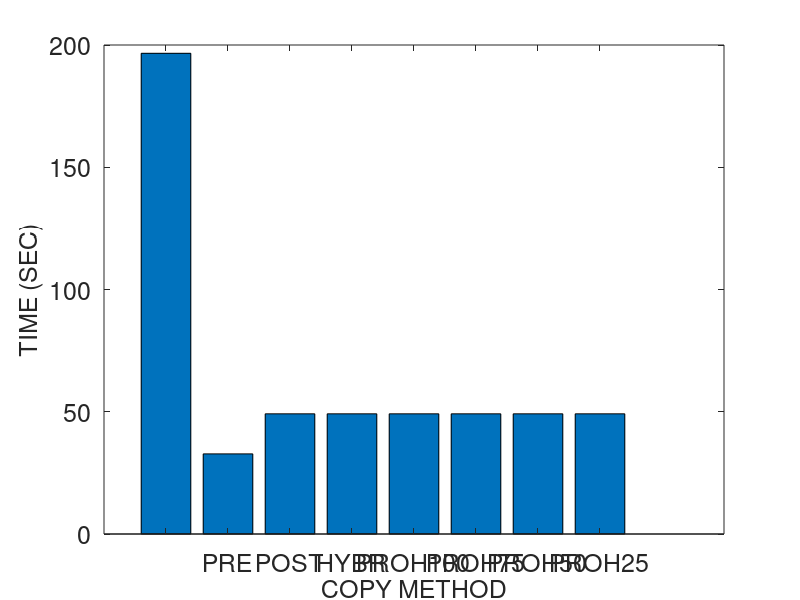
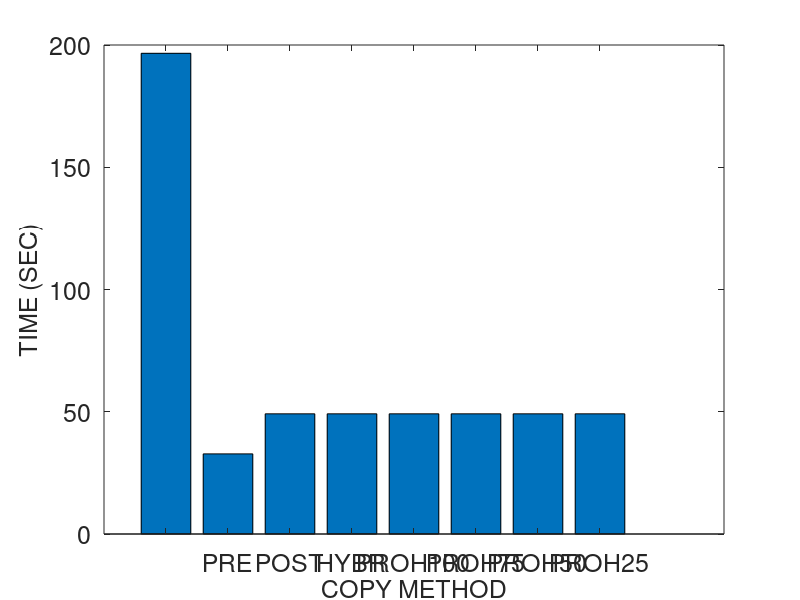
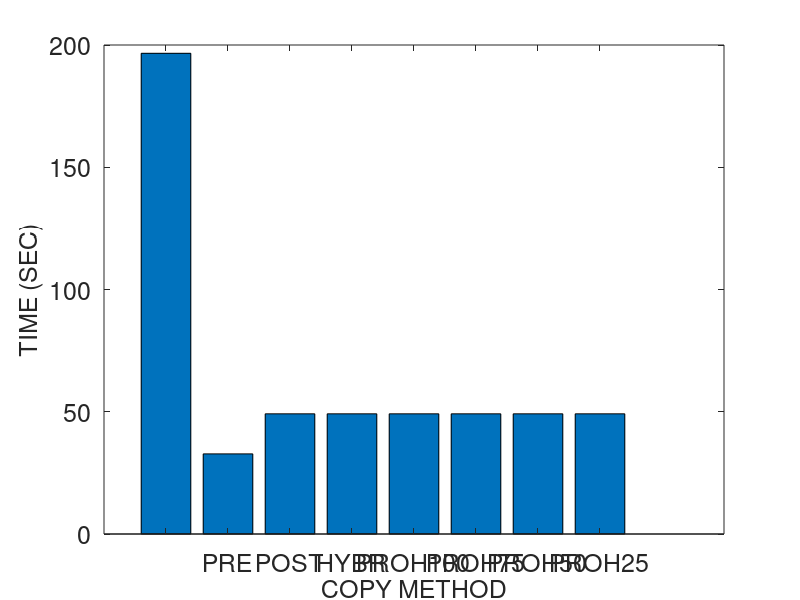
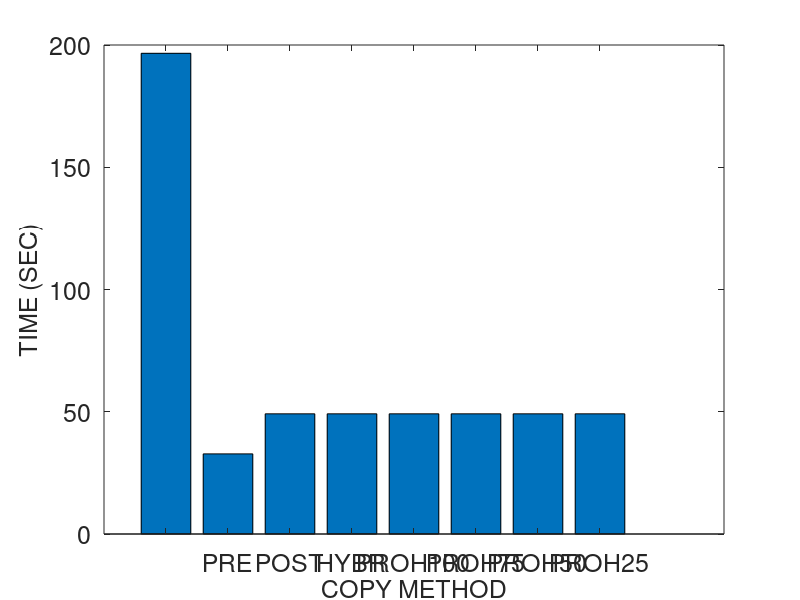

Source code (MATLAB) for these figures, in order:
% basic hybrid copy migration
% memory size in MB
r = 4096
r *= 1024 % convert to KB

% page dirty rate in percent (%): against to total memory pages
readrate = 50
prefix = strcat ("M4G_R", num2str(readrate))
readrate /= 100

dirtyrate = 50 
prefix = strcat (prefix, "_W", num2str(dirtyrate))
dirtyrate /= 100

% prediction accuracy 0 through 1
acc = 1

pagesize = 4 % in KB
numpages = r / pagesize

% delta compression rate
comp = 0.5 

% amount of CPU and device states in KB 
scinfo = 100

% working set size in number of pages
wss = numpages * 0.25

% 0: zero, 1: read, 2: dirtied, 3: inactive data
mem = zeros(1, numpages);

run = 1

%prefix = strcat (prefix, "_acc", num2str(acc), "_r", num2str(run))

% bandwidth in gbps
b = 1000 
b = b * 1024/8 % convert to KB

fontsize = 18
%fontsize = 20

totaltime = 0;
downtime = 0;
totaldata = 0;

A = zeros(8, 3);

%%%%%%%%%%%%%%%%%%%%%%%%%%%%%%
% precopy migration
%%%%%%%%%%%%%%%%%%%%%%%%%%%%%%
fprintf('\n')
disp('==================== Precopy migration ====================')
% iterations
present = numpages * pagesize
iter = 0
while present > 50 && iter < 29 && totaldata < 4*r
	pretime = present / b
	totaltime += pretime
	totaldata += present
	present = numpages * pagesize * dirtyrate 
	%dirts = wss * dirtyrate
	iter += 1
end

% stop-and-copy phase
% stop conditions: 29 iterations, 50 pages, 4 memory size sent
scsent = scinfo + present * pagesize
downtime = scsent / b
totaltime += downtime
totaldata += scsent

% network fault rate
NFR = 0

A (1, 1) = totaltime;
A (1, 2) = downtime;
A (1, 3) = totaldata;

%%%%%%%%%%%%%%%%%%%%%%%%%%%%%%
% postcopy migration
%%%%%%%%%%%%%%%%%%%%%%%%%%%%%%
fprintf('\n')
disp('===================== Postcopy migration ======================')
totaltime = 0;
downtime = 0;
totaldata = 0;

% stop-and-copy phase
scsent = scinfo
downtime = scsent / b
totaltime += downtime
totaldata += scsent

% prepaging (bubbling) and on-demand paging
postsent = r
posttime = postsent/b
totaltime += posttime
totaldata += postsent
% network fault rate
NFR = 0.2

A (2, 1) = totaltime;
A (2, 2) = downtime;
A (2, 3) = totaldata;

%%%%%%%%%%%%%%%%%%%%%%%%%%%%%%
% hybrid copy migration
%%%%%%%%%%%%%%%%%%%%%%%%%%%%%%
fprintf('\n')
disp('==================== Hybrid copy migration ====================')
totaltime = 0;
downtime = 0;
totaldata = 0;

% precopy phase: single iteration
present = r
pretime = present / b
totaltime += pretime
totaldata += present

% stop-and-copy phase
bitmapsize = 500 % KB
scsent = scinfo + bitmapsize
downtime = scsent / b
totaltime += downtime
totaldata += scsent

% postcopy phase: prepaging (bubbling) and on-demand paging
%dirts = wss * dirtyrate
dirts = numpages * dirtyrate
postsent = dirts * pagesize
posttime = postsent/b
totaltime += posttime
totaldata += postsent
% network fault rate
NFR = 0.2

A (3, 1) = totaltime;
A (3, 2) = downtime;
A (3, 3) = totaldata;

%%%%%%%%%%%%%%%%%%%%%%%%%%%%%%
% proactive hybrid copy migration
%%%%%%%%%%%%%%%%%%%%%%%%%%%%%%
%disp(char(10))
fprintf('\n')
disp('=============== Proactive hybrid copy migration ================')

function f = prohybrid(acc)
	global wss numpages readrate dirtyrate pagesize b scinfo
	global totaltime downtime totaldata

	totaltime = 0;
	downtime = 0;
	totaldata = 0;

% precopy phase
% LRU, PFR

% scan the dirtied pages
% for dirtied pages
% 	mark dirtied (1)
% 	mem(random (1, wss * 0.1))	
%randperm(int64(wss * 0.1));
% for read pages
% 	mark read (2)
% 	mem (random (wss * 0.1, wss * 0.2))

% for pages
% 	predict read/write

% send the pages most likely to be read and least likely to be dirtied
% do not send the pages most likely to be dirtied
% construct queue with the order of p1/p2
%reads = numpages * 0.4 
% total read rate = wss * read_rate = 0.25 * 0.16 = 0.04 (4%)
%read_rate = 0.16
%read_rate = 0.04 % 4% of total memory
% total write rate = wss * write_rate = 0.25 * 0.16 = 0.04 (4%)
%write_rate = 0.16
%write_rate = 0.04 % 4% of total memory
% simple case: readonly pages (RO) - zero dirtied pages 
%RO = 0.3
	pred_pages = numpages * readrate * acc

% LRU
% for LRU queue
% 	mark sent
%	insert the pages into cache and perform delta compression

	present = pred_pages * pagesize
	pretime = present/b
	totaltime += pretime
	totaldata += present

	% stop-and-copy phase
	% send the CPU and device states
	bitmapsize = 500 % KB
	scsent = scinfo + bitmapsize
	downtime = scsent/b
	totaltime += downtime
	totaldata += scsent

	% postcopy phase
	postsent = (numpages - pred_pages) * pagesize

	% exclude the predicted dirtied pages 
	pred_dirts = numpages * dirtyrate * acc
	postsent = (numpages - pred_pages - pred_dirts) * pagesize
	posttime = postsent/b
	totaltime += posttime
	totaldata += postsent
end

% network fault rate
NFR = 0.2

A (4, 1) = totaltime;
A (4, 2) = downtime;
A (4, 3) = totaldata;

acc = 0.75
prohybrid(acc);
A (5, 1) = totaltime;
A (5, 2) = downtime;
A (5, 3) = totaldata;

acc = 0.5
prohybrid(acc);
A (6, 1) = totaltime;
A (6, 2) = downtime;
A (6, 3) = totaldata;

acc = 0.25
prohybrid(acc);
A (7, 1) = totaltime;
A (7, 2) = downtime;
A (7, 3) = totaldata;

acc = 0
prohybrid(acc);
A (8, 1) = totaltime;
A (8, 2) = downtime;
A (8, 3) = totaldata;

%%%%%%%%%%%%%%%%%%%%%%%%%%%%%%%%%%%%%%%%%%%%%%%%%%%%%%%
%                     plotting
% precopy
% postcopy
% hybrid
% pro-hybrid
%%%%%%%%%%%%%%%%%%%%%%%%%%%%%%%%%%%%%%%%%%%%%%%%%%%%%%%

%prefix = "M4G_R14W14_acc100_r1"
%prefix = strcat ("M4G_R", readrate, "W", dirtyrate, "acc", acc, "r", run)
%prefix = strcat (prefix, "W")
%prefix = strcat (prefix, dirtyrate)

dlmwrite (prefix, A, ' ')

%%%%%%%%%%%%%%%%%%%% total time %%%%%%%%%%%%%%%%%%%%%%
figure;
output = strcat(prefix, ".tt");
%output = prefix
x = ['PRECOPY', 'POSTCOPY', 'HYBRID', 'PRO-HYBRID'];
x = {'', 'PRE', 'POST', 'HYBR', 'PROH100', 'PROH75', 'PROH50', 'PROH25', 'PROH0'};
%x = 1:1:length(A);
%plot(x, A(:,2)/1000000, x, A(:,3)/1000000, '-.*');
%plot(A(:,2));

%xtics = 1:4:16
%bar(xtics, A(:,1))
bar(A(:,1))
set(gca, 'XTickLabel', x, 'FontSize', fontsize)
xlabel('COPY METHOD', 'FontSize', fontsize);
ylabel('TIME (SEC)', 'FontSize', fontsize);
%legend('PRECOPY', 'POSTCOPY', 'HYBRID', 'PRO-HYBRID');
%bar(x, A(:,1))

saveas (1, strcat(output, ".png"));
saveas (1, strcat(output, ".eps"));
saveas (1, strcat(output, ".emf"));

%%%%%%%%%%%%%%%%%%%% downtime %%%%%%%%%%%%%%%%%%%%%%
figure;
output = strcat(prefix, ".dt");

bar(A(:,2))
set(gca, 'XTickLabel', x, 'FontSize', fontsize)
xlabel('COPY METHOD', 'FontSize', fontsize);
ylabel('TIME (SEC)', 'FontSize', fontsize);

saveas (1, strcat(output, ".png"));
saveas (1, strcat(output, ".eps"));
saveas (1, strcat(output, ".emf"));

%%%%%%%%%%%%%%%%%%%% total data %%%%%%%%%%%%%%%%%%%%%%
figure;
output = strcat(prefix, ".td");

bar(A(:,3))
set(gca, 'XTickLabel', x, 'FontSize', fontsize)
xlabel('COPY METHOD', 'FontSize', fontsize);
ylabel('SIZE (KB)', 'FontSize', fontsize);

saveas (1, strcat(output, ".png"));
saveas (1, strcat(output, ".eps"));
saveas (1, strcat(output, ".emf"));
